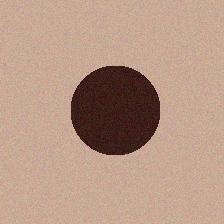
#> input picture tests/sample_lesion.jpg, 224 x 224 px
$ python render_app_screenshot.py
#> lines starting #> are read from the running program, lines starting #| are printed output that depends on the picture
"""
Render a pixel-accurate mockup of the MedCompress desktop app
directly to a PNG image using Pillow. No window manager needed.
"""
import os
import sys
import numpy as np
from PIL import Image, ImageDraw, ImageFont

def render_screenshot():
    W, H = 720, 560
    img = Image.new("RGB", (W, H), "#f5f6fa")
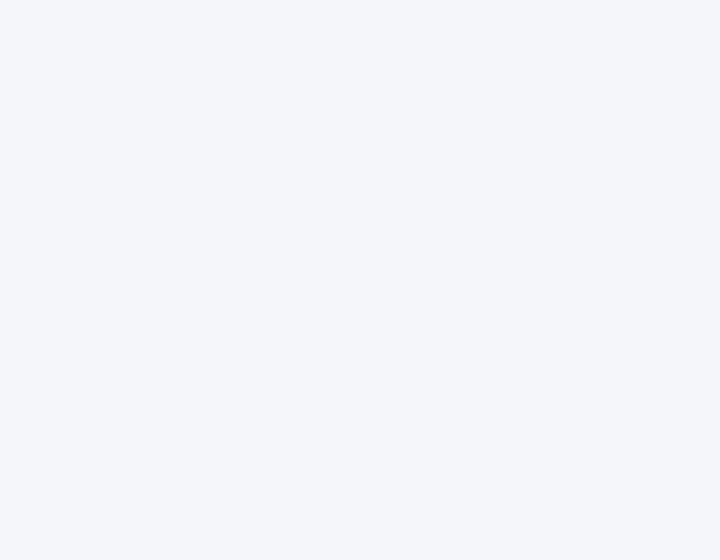
#> img: PIL image 720x560 RGB; mean R, G, B 245, 246, 250
    draw = ImageDraw.Draw(img)

    # Try to get a decent font
    try:
        font_bold_16 = ImageFont.truetype("/System/Library/Fonts/Helvetica.ttc", 18)
        font_10 = ImageFont.truetype("/System/Library/Fonts/Helvetica.ttc", 12)
        font_mono = ImageFont.truetype("/System/Library/Fonts/Courier.dfont", 12)
        font_btn = ImageFont.truetype("/System/Library/Fonts/Helvetica.ttc", 13)
    except (OSError, IOError):
        font_bold_16 = ImageFont.load_default()
        font_10 = ImageFont.load_default()
        font_mono = ImageFont.load_default()
        font_btn = ImageFont.load_default()

    # Header bar
    draw.rectangle([0, 0, W, 50], fill="#2c3e50")
    draw.text((15, 14), "MedCompress", fill="white", font=font_bold_16)
    draw.text((420, 18), "Model: isic_qat_int8  |  Task: classification",
              fill="#bdc3c7", font=font_10)

    # Image display area
    draw.rectangle([15, 60, W-15, 380], fill="#ecf0f1", outline="#dcdde1", width=1)

    # Load and paste the sample lesion image
    sample_path = os.path.join(os.path.dirname(__file__), "..", "tests", "sample_lesion.jpg")
    if os.path.exists(sample_path):
        lesion = Image.open(sample_path).resize((280, 280), Image.LANCZOS)
        paste_x = (W - 280) // 2
        paste_y = 80
        img.paste(lesion, (paste_x, paste_y))
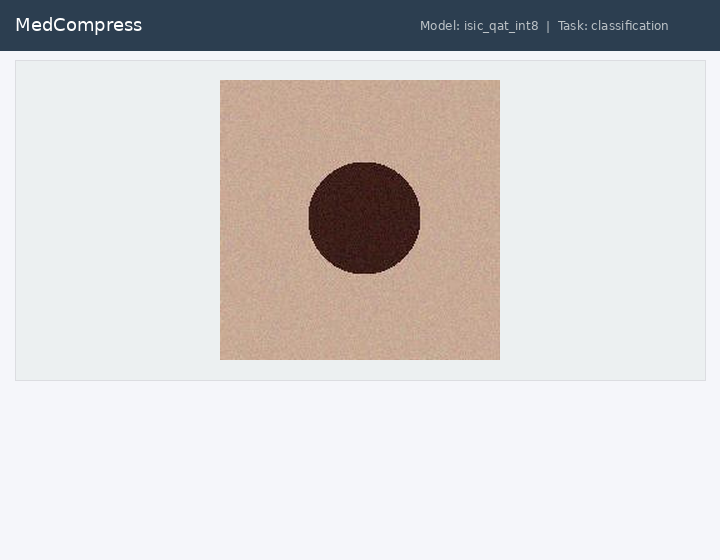
#> img: PIL image 720x560 RGB; mean R, G, B 211.7, 209.1, 209
        # Border around image
        draw.rectangle([paste_x-1, paste_y-1, paste_x+280, paste_y+280],
                       outline="#bdc3c7", width=1)
        # Filename label
        draw.text((paste_x, paste_y + 285), "sample_lesion.jpg",
                  fill="#7f8c8d", font=font_10)

    # Buttons
    btn_y = 392
    # Open Image button
    draw.rounded_rectangle([15, btn_y, 140, btn_y+35], radius=4, fill="#3498db")
    draw.text((38, btn_y+9), "Open Image", fill="white", font=font_btn)
    # Run Analysis button
    draw.rounded_rectangle([155, btn_y, 290, btn_y+35], radius=4, fill="#27ae60")
    draw.text((172, btn_y+9), "Run Analysis", fill="white", font=font_btn)
    # Benchmark button
    draw.rounded_rectangle([305, btn_y, 480, btn_y+35], radius=4, fill="#8e44ad")
    draw.text((314, btn_y+9), "Benchmark (50 runs)", fill="white", font=font_btn)

    # Results area
    results_y = 440
    draw.rectangle([15, results_y, W-15, H-15], fill="white", outline="#dcdde1", width=1)

    # Result text
    result_lines = [
        "Prediction: Melanoma (confidence: 87.3%)",
        "Inference: 9.2 ms",
        "",
        "Model: isic_qat_int8.tflite (4.3 MB)",
        "Input: 224x224x3  |  Task: classification",
    ]
    for i, line in enumerate(result_lines):
        color = "#e74c3c" if "Melanoma" in line else "#2c3e50"
        if "Inference" in line:
            color = "#27ae60"
        draw.text((25, results_y + 8 + i * 18), line, fill=color, font=font_mono)

    # Window chrome (subtle shadow)
    shadow = Image.new("RGB", (W+8, H+8), "#c8c8c8")
#> shadow: PIL image 728x568 RGB; every value is 200
    shadow.paste(img, (4, 4))
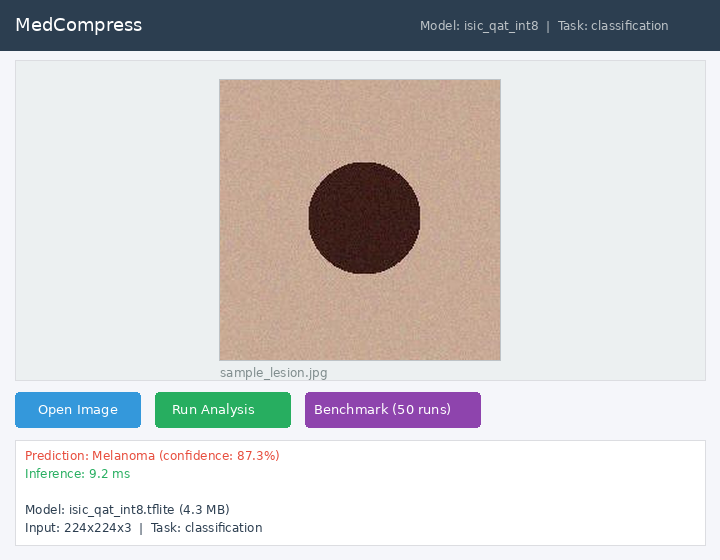
#> img: PIL image 720x560 RGB; mean R, G, B 206.5, 205.1, 205.5
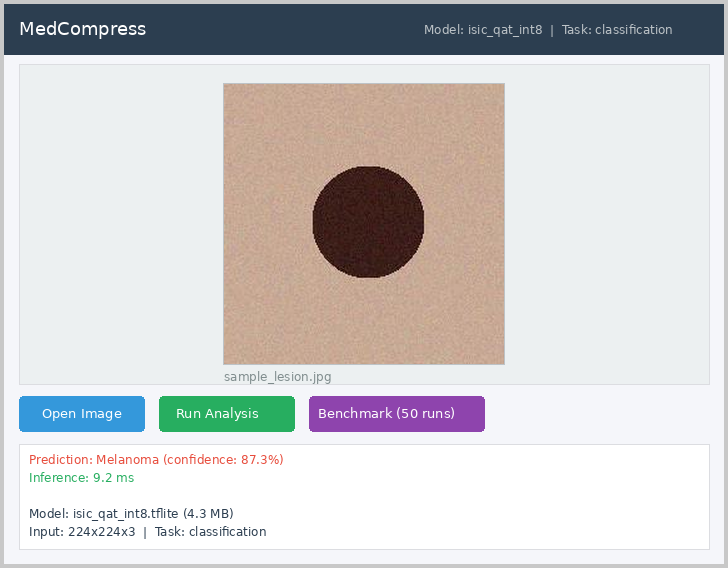
#> shadow: PIL image 728x568 RGB; mean R, G, B 206.3, 205, 205.3

    out_path = os.path.join(os.path.dirname(__file__), "..", "screenshots", "app_demo.png")
    os.makedirs(os.path.dirname(out_path), exist_ok=True)
    shadow.save(out_path, "PNG")
    print(f"Screenshot rendered: {out_path}")
    return out_path


if __name__ == "__main__":
    render_screenshot()

$ run again, with tests/sample_benign_mole.jpg copied over tests/sample_lesion.jpg
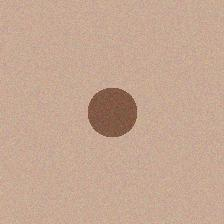
#> input picture tests/sample_benign_mole.jpg, 224 x 224 px
#> in render_screenshot, `shadow.paste(img, (4, 4))`:
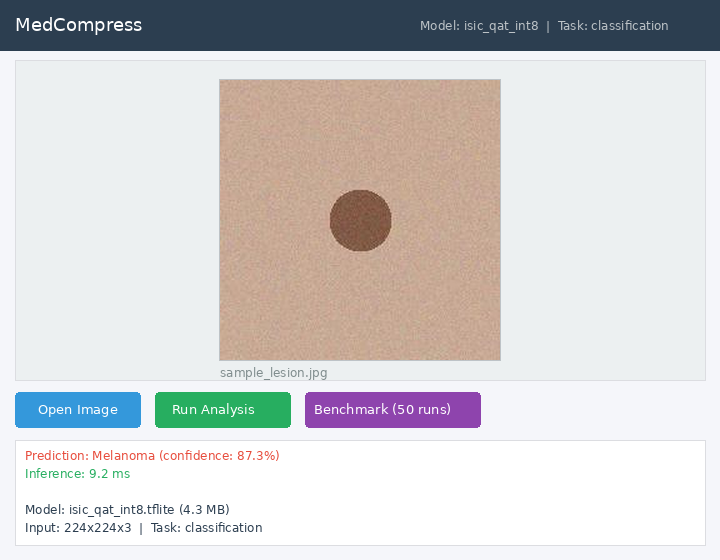
#> img: PIL image 720x560 RGB; mean R, G, B 209.4, 208, 207.9
#> in render_screenshot, `shadow.paste(img, (4, 4))`:
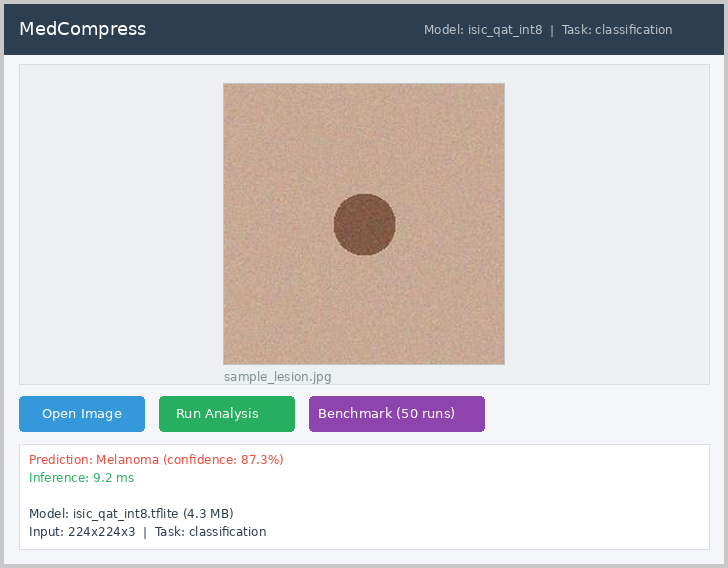
#> shadow: PIL image 728x568 RGB; mean R, G, B 209.2, 207.8, 207.7

$ run again, with tests/sample_clear_skin.jpg copied over tests/sample_lesion.jpg
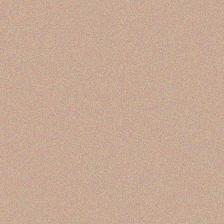
#> input picture tests/sample_clear_skin.jpg, 224 x 224 px
#> in render_screenshot, `shadow.paste(img, (4, 4))`:
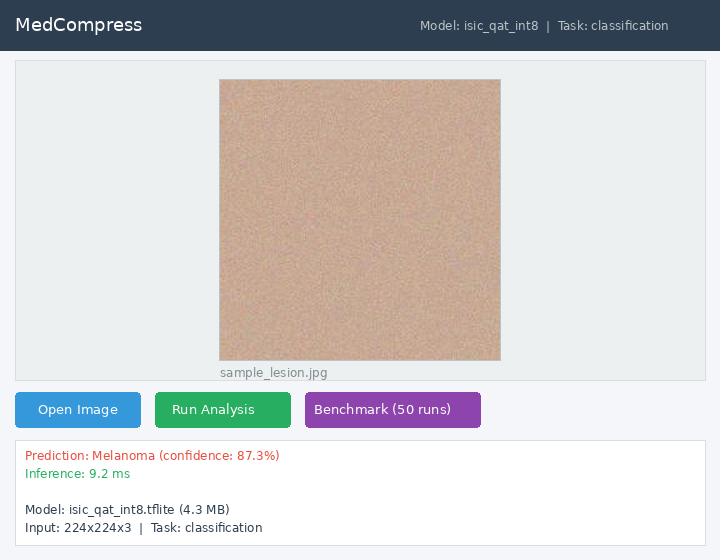
#> img: PIL image 720x560 RGB; mean R, G, B 209.9, 208.6, 208.5
#> in render_screenshot, `shadow.paste(img, (4, 4))`:
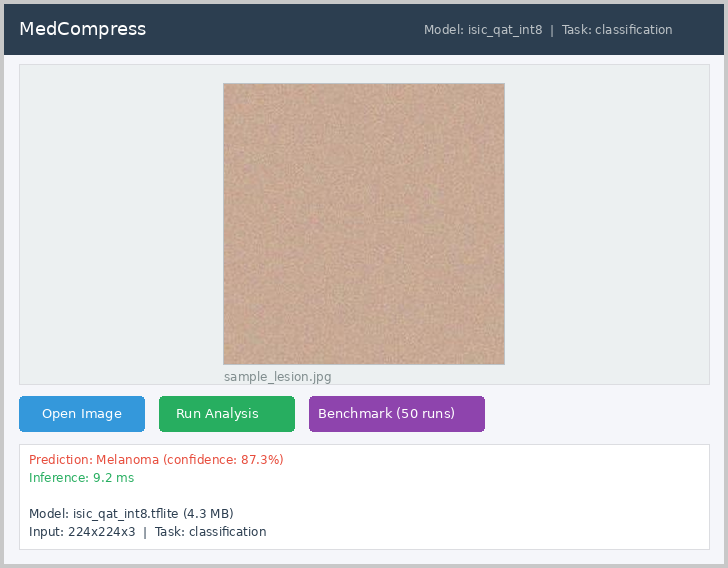
#> shadow: PIL image 728x568 RGB; mean R, G, B 209.7, 208.4, 208.3
